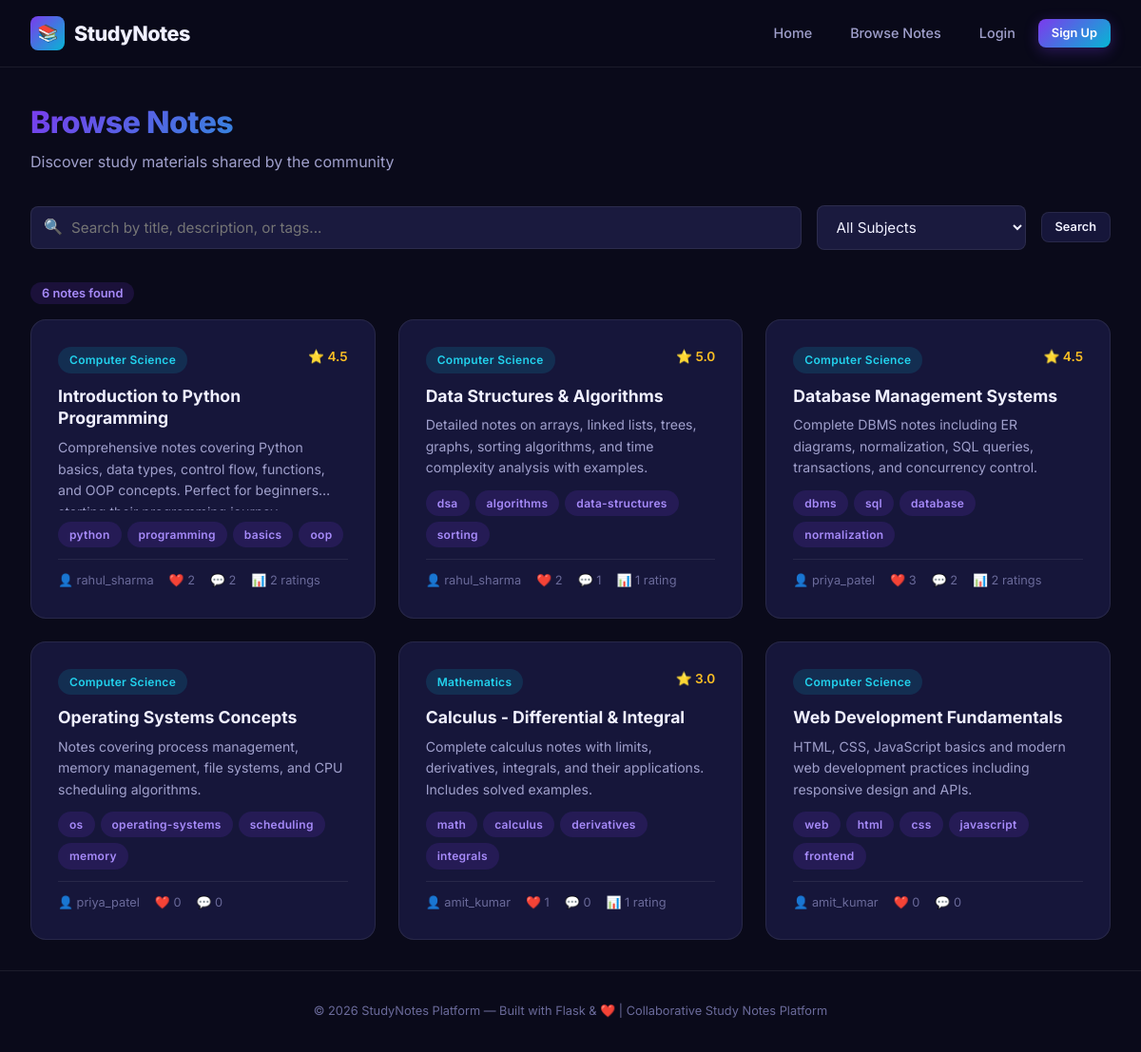
The app's page /notes with its own data.
### tables this page shows
CREATE TABLE notes (
            id              INTEGER PRIMARY KEY AUTOINCREMENT,
            title           TEXT NOT NULL,
            subject         TEXT NOT NULL,
            description     TEXT,
            tags            TEXT,
            filename        TEXT NOT NULL,
            original_name   TEXT NOT NULL,
            user_id         INTEGER NOT NULL,
            created_at      TEXT DEFAULT (datetime('now')),
            FOREIGN KEY (user_id) REFERENCES users(id) ON DELETE CASCADE
        );

CREATE TABLE users (
            id          INTEGER PRIMARY KEY AUTOINCREMENT,
            username    TEXT    NOT NULL UNIQUE,
            email       TEXT    NOT NULL UNIQUE,
            password    TEXT    NOT NULL,
            is_admin    INTEGER DEFAULT 0,
            is_blocked  INTEGER DEFAULT 0,
            created_at  TEXT    DEFAULT (datetime('now'))
        );

### app.py (the view)
@app.route("/notes")
def notes_list():
    db = get_db()
    search = request.args.get("search", "").strip()
    subject = request.args.get("subject", "").strip()
    query = """
        SELECT n.*, u.username,
               (SELECT COUNT(*) FROM likes WHERE note_id = n.id) as like_count,
               (SELECT ROUND(AVG(score), 1) FROM ratings WHERE note_id = n.id) as avg_rating,
               (SELECT COUNT(*) FROM ratings WHERE note_id = n.id) as rating_count,
               (SELECT COUNT(*) FROM comments WHERE note_id = n.id) as comment_count
        FROM notes n
        JOIN users u ON n.user_id = u.id
    """
    params = []
    conditions = []
    if search:
        conditions.append("(n.title LIKE ? OR n.description LIKE ? OR n.tags LIKE ?)")
        params.extend([f"%{search}%"] * 3)
    if subject:
        conditions.append("n.subject = ?")
        params.append(subject)
    if conditions:
        query += " WHERE " + " AND ".join(conditions)
    query += " ORDER BY n.created_at DESC"
    notes = db.execute(query, params).fetchall()
    subjects = db.execute("SELECT DISTINCT subject FROM notes ORDER BY subject").fetchall()
    return render_template("notes.html", notes=notes, subjects=subjects, search=search, selected_subject=subject)

### app.py (called while the page is built)
def get_db():
    if "db" not in g:
        g.db = sqlite3.connect(app.config["DATABASE"])
        g.db.row_factory = sqlite3.Row
        g.db.execute("PRAGMA foreign_keys = ON")
    return g.db

@app.context_processor
def inject_user():
    user = None
    if "user_id" in session:
        db = get_db()
        user = db.execute("SELECT * FROM users WHERE id = ?", (session["user_id"],)).fetchone()
    return dict(current_user=user)

@app.before_request
def before_first_request():
    if not getattr(app, "_db_initialised", False):
        init_db()
        seed_sample_data()
        app._db_initialised = True

### templates/notes.html (shortened to what this page needs)
{% extends "base.html" %}
{% block content %}
<div class="page-header flex justify-between items-center flex-wrap gap-2">
    <div>
        <h1 class="page-title">Browse Notes</h1>
        <p class="page-subtitle">Discover study materials shared by the community</p>
    </div>
</div>
<form class="filter-bar" method="GET" action="{{ url_for('notes_list') }}">
    <div class="search-box">
        <span class="search-icon">🔍</span>
        <input type="text" name="search" class="form-input" placeholder="Search by title, description, or tags..." value="{{ search }}">
    </div>
    <select name="subject" class="form-select" onchange="this.form.submit()">
        <option value="">All Subjects</option>
    </select>
    <button type="submit" class="btn btn-secondary btn-sm">Search</button>
</form>
{% if notes %}
<div class="mb-2">
    <span class="count-badge">{{ notes|length }} note{{ 's' if notes|length != 1 else '' }} found</span>
</div>
{% endif %}
{% if notes %}
<div class="grid-3">
    {% for note in notes %}
    <a href="{{ url_for('note_detail', note_id=note.id) }}" class="note-card">
        <div class="note-card-header">
            <span class="tag tag-subject">{{ note.subject }}</span>
            {% if note.avg_rating %}
                <span style="color:#fbbf24;font-size:0.85rem;font-weight:600;">⭐ {{ note.avg_rating }}</span>
            {% endif %}
        </div>
        <h3>{{ note.title }}</h3>
        <div class="note-desc">{{ note.description or 'No description provided.' }}</div>
        {% if note.tags %}
        <div class="note-tags">
            {% for t in note.tags.split(',') %}
                <span class="tag">{{ t.strip() }}</span>
            {% endfor %}
        </div>
        {% endif %}
        <div class="note-card-meta">
            <span>👤 {{ note.username }}</span>
            <span>❤️ {{ note.like_count }}</span>
            <span>💬 {{ note.comment_count }}</span>
            {% if note.rating_count %}
                <span>📊 {{ note.rating_count }} rating{{ 's' if note.rating_count != 1 else '' }}</span>
            {% endif %}
        </div>
    </a>
    {% endfor %}
</div>
{% endif %}
{% endblock %}

### templates/base.html (shortened to what this page needs)
<!DOCTYPE html>
<html lang="en">
<head>
</head>
<body>
    <nav class="navbar">
        <div class="navbar-inner">
            <a href="{{ url_for('index') }}" class="navbar-brand">
                <span class="logo-icon">📚</span>
                <span>StudyNotes</span>
            </a>
            <div class="navbar-links">
                <a href="{{ url_for('index') }}" class="nav-link">Home</a>
                <a href="{{ url_for('notes_list') }}" class="nav-link">Browse Notes</a>
                {% if current_user %}
                    <a href="{{ url_for('upload') }}" class="nav-link">Upload</a>
                    <a href="{{ url_for('profile') }}" class="nav-link">Profile</a>
                    {% if current_user.is_admin %}
                        <a href="{{ url_for('admin_dashboard') }}" class="nav-link" style="color:#f59e0b;">🛡 Admin</a>
                    {% endif %}
                    <a href="{{ url_for('logout') }}" class="btn btn-secondary btn-sm">Logout</a>
                {% else %}
                    <a href="{{ url_for('login') }}" class="nav-link">Login</a>
                    <a href="{{ url_for('register') }}" class="btn btn-primary btn-sm">Sign Up</a>
                {% endif %}
            </div>
        </div>
    </nav>
    <div class="main-content">
        {% block content %}{% endblock %}
    </div>
    <footer class="footer">
        <p>© 2026 StudyNotes Platform — Built with Flask & ❤️ | Collaborative Study Notes Platform</p>
    </footer>
</body>
</html>

### records on screen
notes: subject "Computer Science", avg_rating "4.5", title "Introduction to Python Programming", description "Comprehensive notes covering Python basics, data types, control flow, functions, and OOP concepts. Perfect for…", strip "python" "programming" "basics" "oop", username "rahul_sharma", like_count "2", comment_count "2", rating_count "2", rating_count "s"
notes: subject "Computer Science", avg_rating "5.0", title "Data Structures & Algorithms", description "Detailed notes on arrays, linked lists, trees, graphs, sorting algorithms, and time complexity analysis with examples.", strip "dsa" "algorithms" "data-structures" "sorting", username "rahul_sharma", like_count "2", comment_count "1", rating_count "1"
notes: subject "Computer Science", avg_rating "4.5", title "Database Management Systems", description "Complete DBMS notes including ER diagrams, normalization, SQL queries, transactions, and concurrency control.", strip "dbms" "sql" "database" "normalization", username "priya_patel", like_count "3", comment_count "2", rating_count "2", rating_count "s"
notes: subject "Computer Science", title "Operating Systems Concepts", description "Notes covering process management, memory management, file systems, and CPU scheduling algorithms.", strip "os" "operating-systems" "scheduling" "memory", username "priya_patel", like_count "0", comment_count "0"
notes: subject "Mathematics", avg_rating "3.0", title "Calculus - Differential & Integral", description "Complete calculus notes with limits, derivatives, integrals, and their applications. Includes solved examples.", strip "math" "calculus" "derivatives" "integrals", username "amit_kumar", like_count "1", comment_count "0", rating_count "1"
notes: subject "Computer Science", title "Web Development Fundamentals", description "HTML, CSS, JavaScript basics and modern web development practices including responsive design and APIs.", strip "web" "html" "css" "javascript" "frontend", username "amit_kumar", like_count "0", comment_count "0"

### other values on screen
{{ notes|length }} "6"
{{ 's' if notes|length != 1 else '' }} "s"
